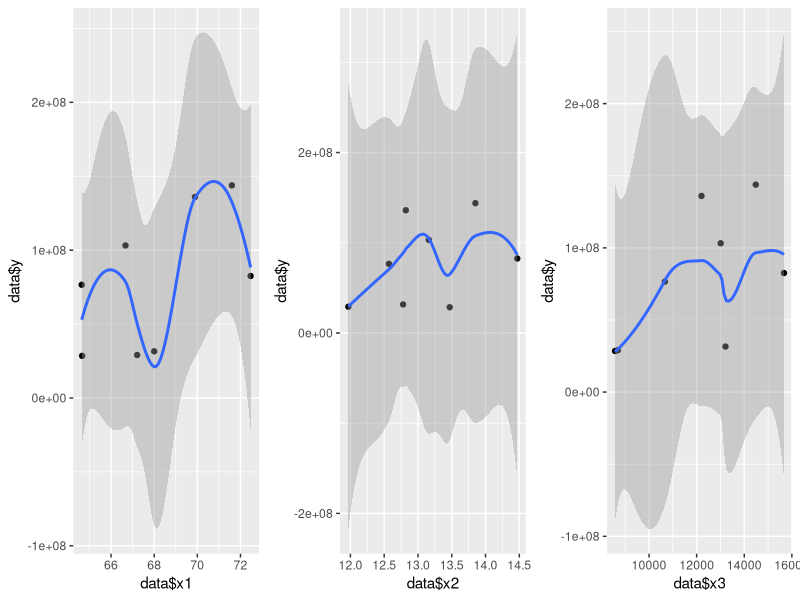

The R script that drew this image:
#Analisis Regresi PDRB
data = read.csv("Analisis Regresi.csv", sep = ";")
#Melihat bagian atas data
head(data)

library(ggplot2)
p1 <-ggplot(data, aes(x=data$x1, y=data$y))+geom_point()+stat_smooth()
p2 <-ggplot(data, aes(x=data$x2, y=data$y))+geom_point()+stat_smooth()
p3 <-ggplot(data, aes(x=data$x3, y=data$y))+geom_point()+stat_smooth()
gridExtra::grid.arrange(p1,p2,p3,ncol=3)

#Membentuk vektor y
y	<- as.matrix(data[,1])
y

#Membentuk matriks X
##Kolom matriks X dari data
X0	<- as.matrix(data[,2:4])
X0

##Menentukan banyak unit pengamatan (baris dari vektor y) 
n	<- nrow(y)
n

##Membentuk vektor unit konstan
u	<- matrix(c(1),n,1)
X	<- cbind(u,X0)
X

#Taksiran kodefisien regresi
b	<- solve(t(X)%*%X)%*%t(X)%*%y
b

#Taksiran standar error
#Matriks Hat (H)
H	<- X%*%solve(t(X)%*%X)%*%t(X)
H

##Membentuk matriks identitas (nxn)
I	<- diag(c(1),n,n)
I

##Menghitung Sum Square Residual
SSE	<- t(y)%*%(I-H)%*%y
SSE

##Menghitung banyak regresor+1
p	<- ncol(X)
p

##Menghitung taksiran varians kekeliruan (MSE)
MSE	<- SSE/(n-p)
MSE
s	<- sqrt(MSE)
s

##Menghitung MSR (taksiran variansi regresi)
J <- matrix(c(1),n,n)
SSR <- t(y)%*%(H-(1/n)*J)%*%y
SSR
MSR <- SSR/(p-1)
MSR

## Residual
e	<- (I-H)%*%y
e

##Mencari SSTO
SSTO <- t(y)%*%(I-(1/n)*J)%*%y
SSTO

## UJI F
# H0 : b1=b2=..=bk=0, H1 : b tidak sama dengan 0
# tolak H0 jika Fhitung>Ftabel, ada pengaruh yang signifikan antara variabel independen dengan variabel dependen secara bersama-sama
Fhitung <- MSR/MSE
Fhitung
Ftabel <- qf(.05,p-1,n-p)
Ftabel
{
  if (Fhitung>Ftabel){hasilF="menolak H0"}
  else if (Fhitung<Ftabel){hasilF="menerima H0"}
}
print(hasilF)

##UJI t
# H0 : b1=b2=..=bk=0, H1 : b tidak sama dengan 0
#if - t table < t stat < + t table, then Ho is accepted, and the parameter is not significant
c <- as.numeric(diag(solve(t(X)%*%X)))
thitung <- (b)/(as.numeric(s)*sqrt(c))
thitungabs <- abs(as.numeric(thitung))
ttabel <- qt(1-0.05/2,n-p)
thitung
ttabel
hasilt <- function(i){
  for(i in thitungabs){
  if(i>ttabel){
    print("menolak H0")
  }else{
    print("menerima H0")
  }
  }
}
hasilt(i)


#model regresi instant
regresi <- lm(y~X0)
regresi
summary(regresi) 
#jika p-val<0.005  H0 ditolak, ada hubungan yang signifikan antara variabel X dan variabel Y


##Mencari koleniaritas
#multikoleniaritas menyebabkan estimasi tidak stabil karna meingkatkan varian koef regresi
#mencari VIF
R=cor(X0)
R
VIF=diag(solve(R))
VIF
reg <- lm(y~., data = data)
library(car)
vif(reg)
#Mencari det(X'X), misalkan det(X'X) #dibawah 5 tidak ada multikoleniaritas/ tidak ada hubungan antar variabel x
d=det(t(X)%*%X) #mendekati 0 koleniaritas semakin kuat
d

##Outlier dan influental observation

## Semistudentized residual
es	<- e/s[1,1];es
s

## studentized residual
r	<- e/matrix(c(s),n,1)/sqrt(diag(I-H)) 	#s dijadikan matrik (nX1)
r1	<- e/s[1,1]/sqrt(diag(I-H))			#s dijadikan skalar		
r

## deleted residual
d	<- e/diag(I-H)
d

## studentized deleted residual
# jika menerima H0 maka yi bukanlah outlier
MSEi	<- (matrix(c(SSE),n,1)-e*e/diag(I-H))/(n-p-1)
MSEi
vd	<- MSEi/diag(I-H)
vd
t	<- d/sqrt(vd)
alpha	<- 0.05
t_cri	<- qt(1-alpha/n/2,n-p-1)
## Uji hipotesis
#H0 : yi bukan outlier
#H1 : yi outlier
for(thitung in t){
  if (thitung > t_cri){
    print("menolak H0")
    }else{
        print("menerima H0")
        }
}
#atau
thit <- e*(((n-p-1)/(as.vector(SSE)*diag(I-H)-e^2)))
hasilt <- function(k){
  for(k in thit){
    if(k>t_cri){
      print("menolak H0")
    }else{
      print("menerima H0")
    }
  }
}
hasilt(k)

## leverage 
#semakin besar leverage, semakin kecil 2
#melihat outlier pada variabel x
h	<- diag(H)
h_cri	<-2*p/n
h
for(hii in h){
  if (hii > h_cri){
    print("outlier")
    }else{
      print("bukan outlier")
    }
  }


## DFFITS
#melihat pengamatan ke i sebagai pencilan berpengaruh terhadap model regresi yang ditinjau dari fitnya.
#melihat pengaruh pencilan terhadap estimasi nilai Y masing"
DFF	<- t*h/diag(I-H)
#untuk jumlah sampel kecil
DFFcri<-1
#untuk jumlah sampel besar
DFFcri2<- 2*sqrt(p/n)
for(DFFi in DFF){
  if (abs(DFFi) > DFFcri){
    print("influential")
    }else{
      print("not influential")
    }
  }


## Cook's Distance
#Melihat pengamatan ke i sebagai pencilan berpengaruh terhadap model regresi
#melihat pengaruh pencilan terhadap estimasi nilai Y keseluruhan
D	<- (e^2/p/MSE[1,1])*(h/diag(I-H)^2)
Dcri	<- qf(0.5,p,n-p)
for(Di in D){
  if (Di > Dcri){
    print("influential")
    }else{
     print("not influential")
   }
  }

## DFBETAS
#Melihat berapa pengamatan ke i sebagai pencilan berpengaruh terhadap koefisien regresi ke j
DFB	<- matrix(c(0),n,p)	#individual koefisien regresi
Da	<- matrix(c(0),n,1)	#semua koefisien regresi

for (i in 1:n){
  yi	<- y[-i]
  Xi	<- X[-i,]
  
  bi	<- solve(t(Xi)%*%Xi)%*%t(Xi)%*%yi
  
  #Matriks Hat (H)
  Hi	<- Xi%*%solve(t(Xi)%*%Xi)%*%t(Xi)
  
  ##Membentuk matriks identitas (nxn)
  Ii	<- diag(c(1),n-1,n-1)
  
  ##Menghitung Sum Square Residual
  SSEi	<- t(yi)%*%(Ii-Hi)%*%yi
  
  ##Menghitung taksiran varians kekeliruan (MSE)
  s2i	<- SSEi/(n-p-1)
  si	<- sqrt(s2i)
  
  DFBi	<- (b-bi)/si[1,1]/sqrt(diag(solve(t(X)%*%X)))
  DFB[i,]	<- DFBi
  
  Dai	<- t(b-bi)%*%t(X)%*%X%*%(b-bi)/p/MSE[1,1]
  Da[i,]	<- Dai
}
DFB
#untuk sample kecil
DFBcrik<-1
#untuk sampel besar
DFBcri	<- 2/sqrt(n)
#koefisien ke 1
for(z in DFB[,1]){
  if (z > DFBcri){
     print("influential")
   }else{
     print("not influential")
   }
}
#koefisien ke 2
for(z in DFB[,2]){
  if (z > DFBcri){
    print("influential")
  }else{
    print("not influential")
  }
}
#koefisien ke 3
for(z in DFB[,3]){
  if (z > DFBcri){
    print("influential")
  }else{
    print("not influential")
  }
}
#koefisien ke 4
for(z in DFB[,4]){
  if (z > DFBcri){
    print("influential")
  }else{
    print("not influential")
  }
}

#melihat pengamatan ke i sebagai pencilan berpengaruh terhadap semua dugaan koefisien regresi
Da
Dacri		<- Dcri
for(z in Da){
   if (z > Dacri){
     print("influential")
   }else{
     print("not influential")
   }
 }

